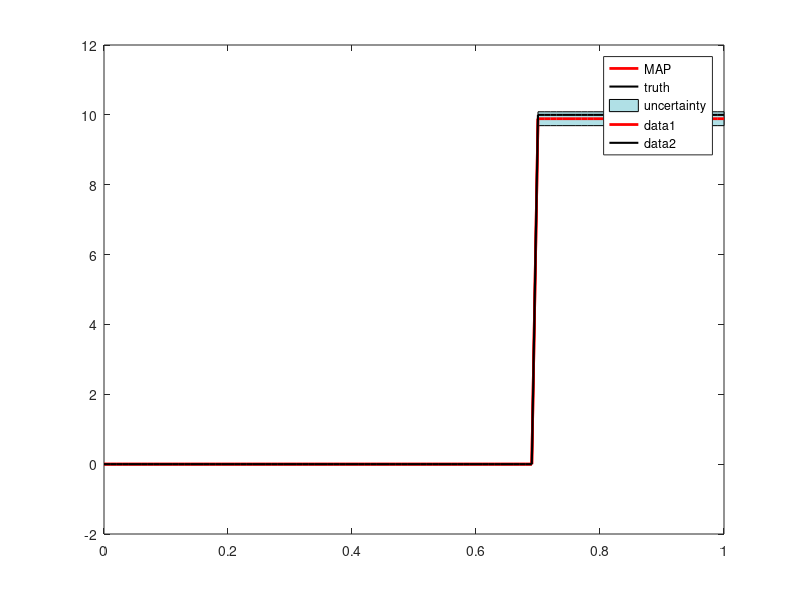

This chart was generated by the following MATLAB code:
clear all
% Tan Bui-Thanh, April 2012
% Institute for computational engineering and sciences
% The University of Texas at Austin
% tanbui@ices.utexas.edu

% explore the posterior with non-smooth prior and without hyper-parameters.

rand('state',20);
randn('state',18);

% Mesh
n = 100; 
s = linspace(0,1,n+1)'; t = s(2:end);

% discretize the kernel
beta = 0.05;
a = 1/sqrt(2*pi*beta^2)*exp(-0.5*(1/beta^2)*t.^2);
A = 1/n*toeplitz(a);

% Truth
xtrue = zeros(n,1);
xtrue(70:end) = 10;


%%------------additive noise-----------
noise = 5;       % Noise level in percentages of the max. of noiseless signal
y0 = A*xtrue;    % Noiseless signal
sigma = max(abs(y0))*noise/100;                % STD of the additive noise
y = y0 + sigma*randn(n,1);


%%------------Prior construction----------
% standard deviation of the innovation
gamma = 1;

L = eye(n) - diag(ones(n-1,1),-1);
theta = 1.e-8*ones(n,1);
theta(70) = 10;
M = diag(1./sqrt(theta));
L = M * L;

% Calculating the MAP estimate and posterior variances by least squares
xmean = [(1/sigma)*A;1/gamma*L]\[(1/sigma)*y;zeros(n,1)];
Gamma_post = inv((1/sigma^2)*A'*A + 1/gamma^2*L'*L); 

% Plotting the MAP estimate and the 2*STD envelope

% Defining different shades of blue for plotting
 shades = [176 224 230;
             135 206 235;
             135 206 255;
             126 192 238;
             108 166 205];
   shades = 1/255*shades;

STD = sqrt(diag(Gamma_post));
xhigh = xmean + 2*STD;
xlow = xmean - 2*STD;

t = [0;t];
xlow = [0;xlow];
xhigh = [0;xhigh];
xmean = [0;xmean];
xtrue = [0;xtrue];

figure
axes('fontsize',12);
plot(t,xmean,'r-','LineWidth',2), hold on
plot(t,xtrue,'k-','LineWidth',1.5)
fill([t;t(n+1:-1:1)],[xlow;xhigh(n+1:-1:1)],shades(1,:))
legend('MAP', 'truth','uncertainty','location','best')
plot(t,xmean,'r-','LineWidth',2)
plot(t,xtrue,'k-','LineWidth',1.5)
